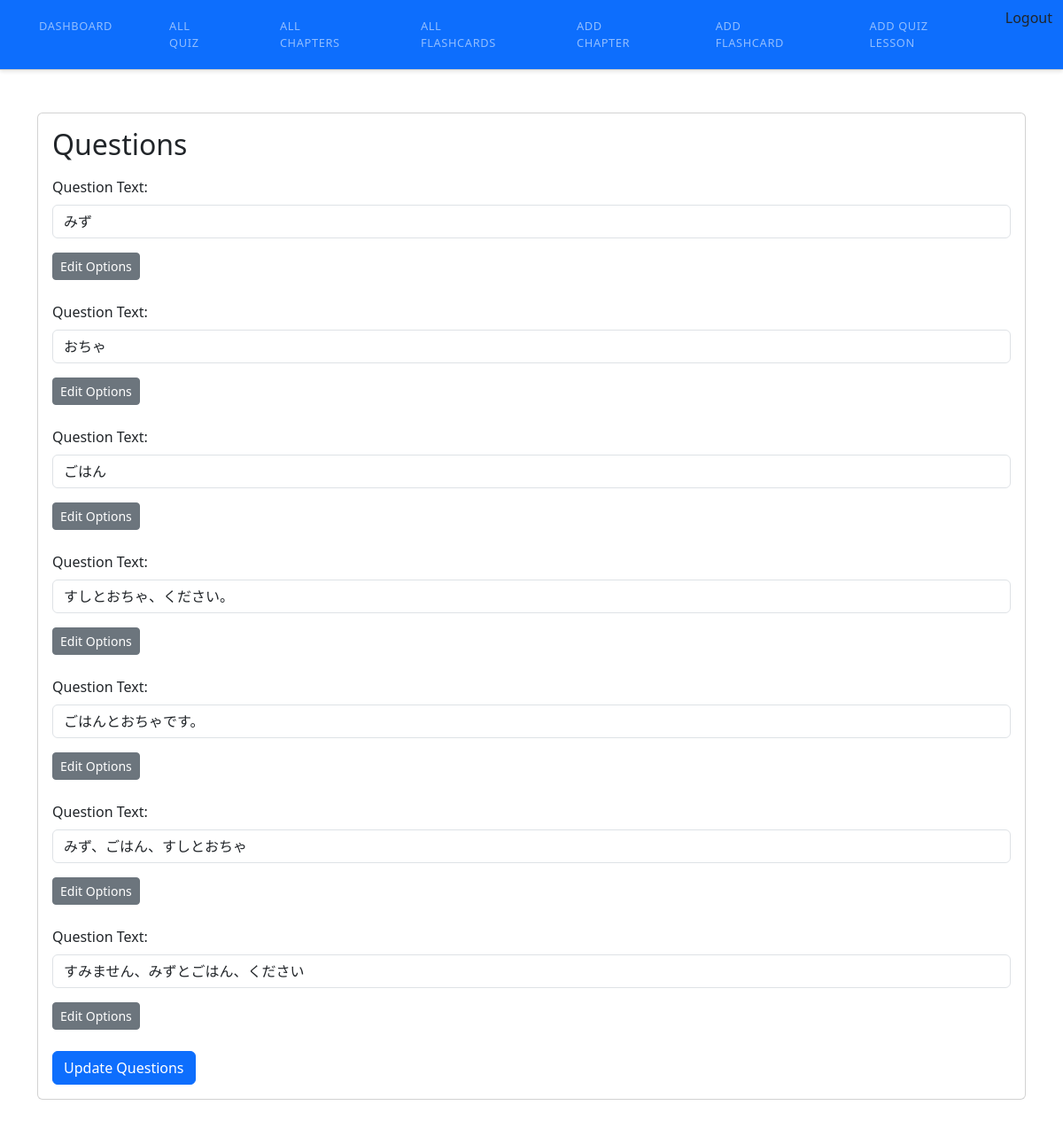
Screenshot of /admin/edit_quiz.php?id=34 (signed in) with the database file from the repository.
### tables this page shows
CREATE TABLE `questions` (
  `question_id` int(11) NOT NULL,
  `qlesson_id` int(11) NOT NULL,
  `question_text` text NOT NULL
);

### admin/edit_quiz.php (the view, shortened to what this page needs)
<?php
include("include/header.php");
include("../config/db.php");
include("include/sidebar.php");
if (isset($_GET['id'])) {
    $quizLessonId = $_GET['id'];
    $sqlQuestions = "SELECT * FROM questions WHERE qlesson_id = $quizLessonId";
    $resultQuestions = mysqli_query($con, $sqlQuestions);
    $questions = [];
    while ($row = mysqli_fetch_assoc($resultQuestions)) {
        $questions[] = $row;
    }
} else {
    header("location: quiz_lessons.php");
    exit();
}
?>
<body>
    <div class="container mt-5">
        <div class="card mb-4">
            <div class="card-body">
                <h2 class="mb-3">Questions</h2>
                <form method="POST">
                    <?php foreach ($questions as $question) : ?>
                        <div class="mb-3">
                            <label for="new_question_text_<?php echo $question['question_id']; ?>" class="form-label">Question Text:</label>
                            <input type="text" name="new_question_text[]" id="new_question_text_<?php echo $question['question_id']; ?>" class="form-control" value="<?php echo $question['question_text']; ?>" required>
                        </div>
                        <button type="button" class="btn btn-secondary btn-sm" onclick="location.href='edit_options.php?question_id=<?php echo $question['question_id']; ?>'">
                            Edit Options
                        </button>
                        <br>
                        <br>
                    <?php endforeach; ?>
                    <button type="submit" class="btn btn-primary">Update Questions</button>
                </form>
            </div>
        </div>
    </div>
</body>
</html>

### rows the page displays
questions: question_text "みず"
questions: question_text "おちゃ"
questions: question_text "ごはん"
questions: question_text "すしとおちゃ、ください。"
questions: question_text "ごはんとおちゃです。"
questions: question_text "みず、ごはん、すしとおちゃ"
questions: question_text "すみません、みずとごはん、ください"
